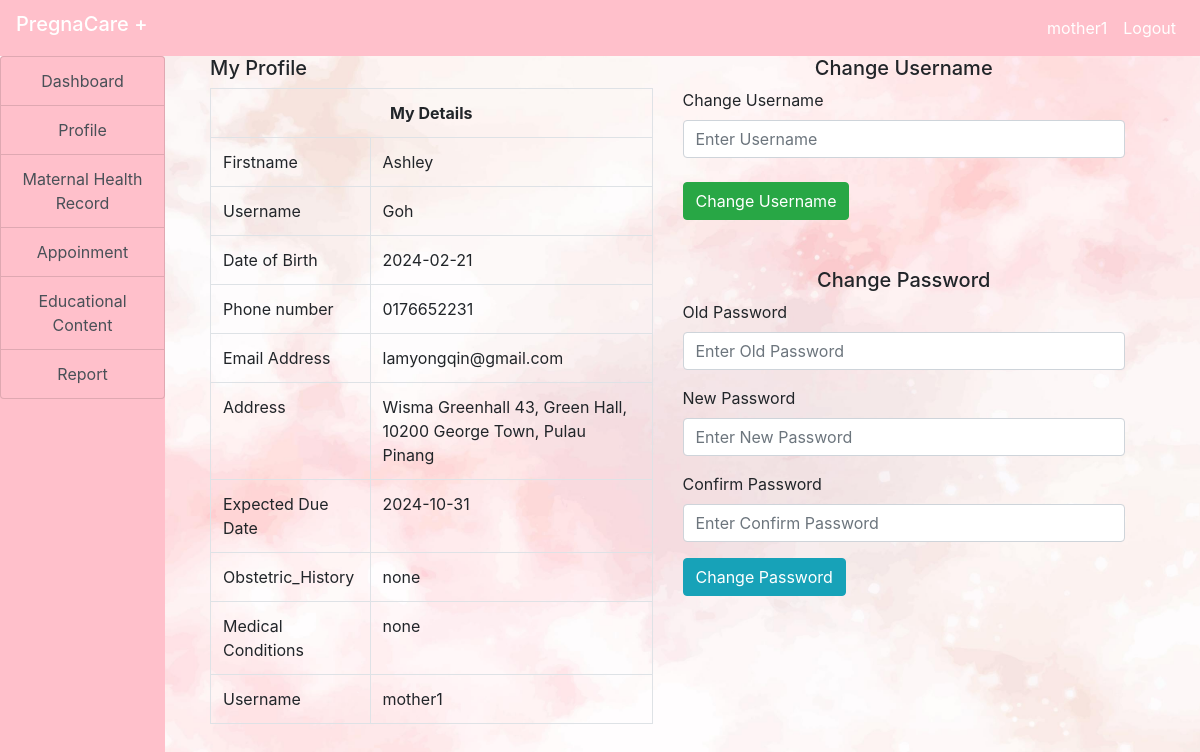
/mother/profile.php (signed in), run on the app's committed database.
### tables this page shows
CREATE TABLE `mothers` (
  `id` int(100) NOT NULL,
  `firstname` varchar(100) NOT NULL,
  `surname` varchar(100) NOT NULL,
  `dob` varchar(100) NOT NULL,
  `phone` varchar(100) NOT NULL,
  `email` varchar(100) NOT NULL,
  `address` varchar(100) NOT NULL,
  `due_date` varchar(100) NOT NULL,
  `obstetric_history` varchar(100) NOT NULL,
  `medical_conditions` varchar(100) NOT NULL,
  `username` varchar(100) NOT NULL,
  `password` varchar(100) NOT NULL
);

### mother/profile.php (the view, shortened to what this page needs)
<?php
include("../include/header.php");
include("../include/connection.php");
$mother = $_SESSION['mother'];
?>
<!DOCTYPE html>
<head>
</head>
<body style="background-image: url(img/background1.jpg);background-repeat:no-repeat; background-size:cover;">
    <div class="container-fluid">
        <div class="col-md-12">
            <div class="row">
                <div class="col-md-2" style="margin-left: -30px;">
                    <?php
                    include("sidenav.php");
                    $query = "SELECT * FROM mothers WHERE username='$mother'";
                    $res = mysqli_query($connect, $query);
                    $row = mysqli_fetch_array($res);
                    ?>
                </div>
                <div class="col-md-10">
                    <div class="col-md-12">
                        <div class="row">
                            <div class="col-md-6">
                                <h5>My Profile</h5>
                                <form>
                                    <table class="table table-bordered">
                                        <tr>
                                            <th colspan="2" class="text-center">My Details</th>
                                        </tr>
                                        <tr>
                                            <td>Firstname</td>
                                            <td><?php echo $row['firstname']; ?></td>
                                        </tr>
                                        <tr>
                                            <td>Username</td>
                                            <td><?php echo $row['surname']; ?></td>
                                        </tr>
                                        <tr>
                                            <td>Date of Birth</td>
                                            <td><?php echo $row['dob']; ?></td>
                                        </tr>
                                        <tr>
                                            <td>Phone number</td>
                                            <td><?php echo $row['phone']; ?></td>
                                        </tr>
                                        <tr>
                                            <td>Email Address</td>
                                            <td><?php echo $row['email']; ?></td>
                                        </tr>
                                        <tr>
                                            <td>Address</td>
                                            <td><?php echo $row['address']; ?></td>
                                        </tr>
                                        <tr>
                                            <td>Expected Due Date</td>
                                            <td><?php echo $row['due_date']; ?></td>
                                        </tr>
                                        <tr>
                                            <td>Obstetric_History</td>
                                            <td><?php echo $row['obstetric_history']; ?></td>
                                        </tr>
                                        <tr>
                                            <td>Medical Conditions</td>
                                            <td><?php echo $row['medical_conditions']; ?></td>
                                        </tr>
                                        <tr>
                                            <td>Username</td>
                                            <td><?php echo $row['username']; ?></td>
                                        </tr>
                                    </table>
                                </form>
                            </div>
                            <div class="col-md-6">
                                <h5 class="text-center my2">Change Username</h5>
                                <form action="../mother/profile.php" method="post">
                                    <label>Change Username</label>
                                    <input type="text" name="uname" class="form-control" autocomplete="off" placeholder="Enter Username">
                                    <br>
                                    <input type="submit" name="change_uname" class="btn btn-success" value="Change Username">
                                </form>
                                <br><br>
                                <h5 class="text-center my2">Change Password</h5>
                                <form method="post">
                                    <div class="form-group">
                                        <label>Old Password</label>
                                        <input type="password" name="old_pass" class="form-control" autocomplete="off" placeholder="Enter Old Password">
                                    </div>
                                    <div class="form-group">
                                        <label>New Password</label>
                                        <input type="password" name="new_pass" class="form-control" autocomplete="off" placeholder="Enter New Password">
                                    </div>
                                    <div class="form-group">
                                        <label>Confirm Password</label>
                                        <input type="password" name="con_pass" class="form-control" autocomplete="off" placeholder="Enter Confirm Password">
                                    </div>
                                    <input type="submit" name="change_pass" class="btn btn-info" value="Change Password">
                                </form>
                            </div>
                        </div>
                    </div>
                </div>
            </div>
        </div>
    </div>
</body>
</html>

### data on the page
mothers: firstname "Ashley", surname "Goh", dob "2024-02-21", phone "0176652231", email "lamyongqin@gmail.com", address "Wisma Greenhall 43, Green Hall, 10200 George Town, Pulau Pinang", due_date "2024-10-31", obstetric_history "none", medical_conditions "none", username "mother1"

### other printed values
$user "mother1"
